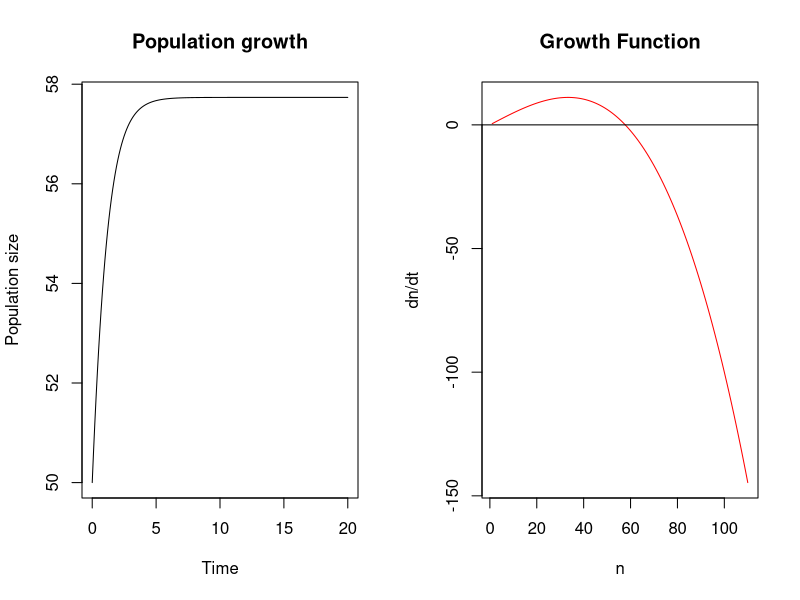

Write R code to recreate this figure.
library(deSolve)
#define the drowth function with fishing
populationGrowth <- function(t, n, P) {
  dndt <- P$r0 * n * (1 - n**2/P$K**2) - n*P$h
  list(dndt)
}
# set the vector of time-points for the output
timevec <- seq(0, 20, by=0.1)
# list of parameters
P <- list(r0 = 1.5, K = 100, h = 1)
n0 <- 50 #initial population size
# call the ode function
out <- ode(y = n0, func = populationGrowth, times = timevec, parms = P)
n <- 1:110
dndt <- unlist(populationGrowth(1, n, P))
par(mfrow = c(1,2))
plot(out[,1], out[,2], type='l', main = 'Population growth', xlab='Time', ylab='Population size')
plot(n, dndt, type='l', main='Growth Function', xlab='n', ylab='dn/dt',col='red')
abline(0,0)
